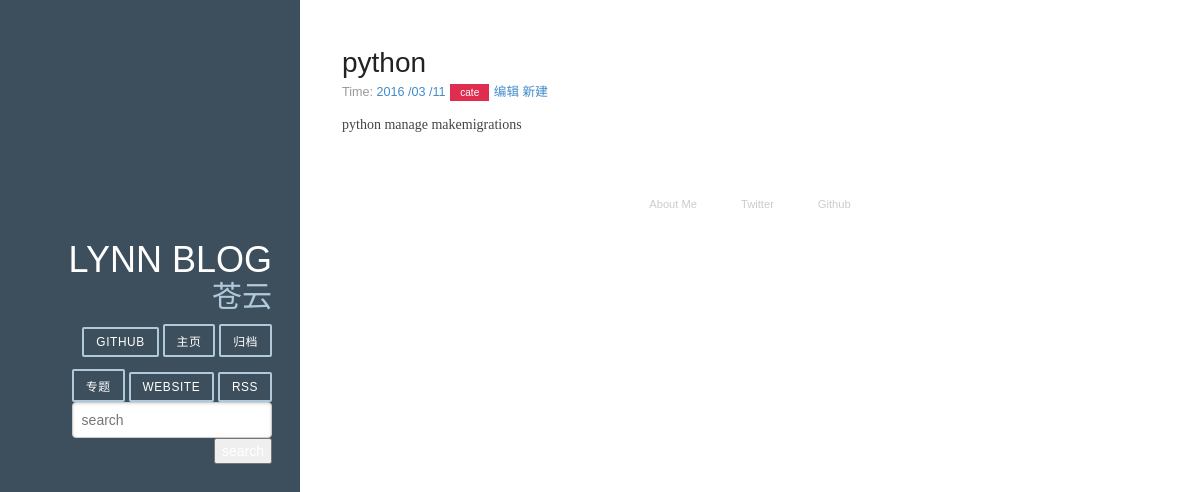
Before: /4/ with the older database file.
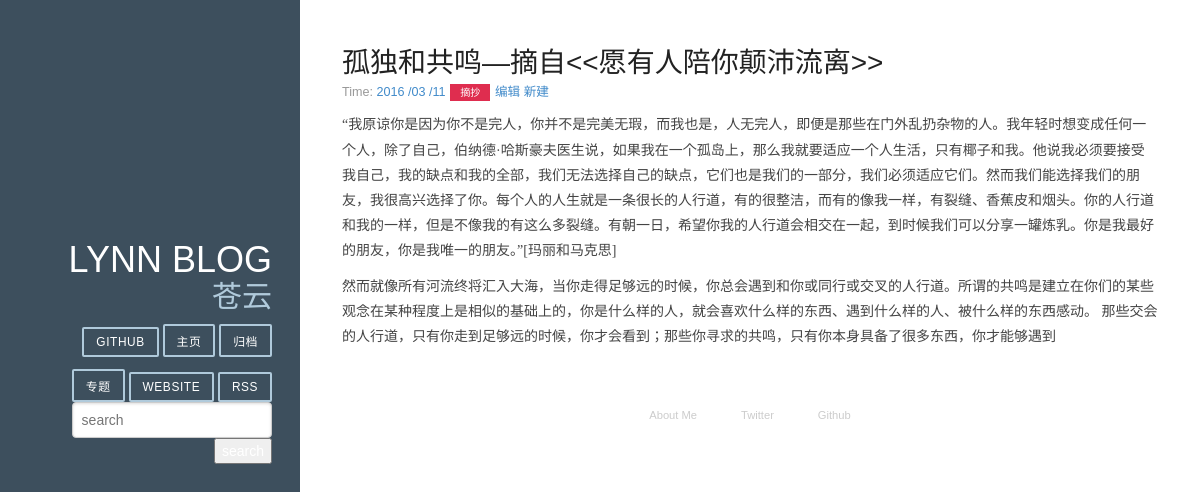
After: the same page with the newer database file.
### article/models.py (models this page shows, shortened)
class Article(models.Model):
    TAGS = (('F', 'Feeling'), ('W', 'Working'), ('E', 'Entertainment'))
    title = models.CharField(max_length=100)  # 博客题目
    tag = models.CharField(choices=TAGS, max_length=50, blank=True)
    category = models.CharField(max_length=50, blank=True)  # 博客标签
    date_time = models.DateTimeField(auto_now_add=True)  # 博客日期
    content = models.TextField(blank=True, null=True)  # 博客文字正文
    class Meta:
        ordering = ['-date_time']

### article/views.py (the view)
# urls.py: url(r'^(?P<pk>\d+)/$', ArticleDetailView.as_view(), name='detail'),
class ArticleDetailView(DetailView):
    model = Article
    template_name = "post.html"

### article/templatetags/custom_markdown.py (called while the page is built)
@register.filter(is_safe=True)  #
@stringfilter  #
def custom_markdown(value):
    return mark_safe(markdown.markdown(value,
    	extensions=['markdown.extensions.fenced_code', 'markdown.extensions.codehilite'],
                                       safe_mode=True,
                                       enable_attributes=False))

### templates/post.html (shortened to what this page needs)
{% extends "base.html" %}
{% load static from staticfiles %}
{% load custom_markdown %}
{% block content %}
<div class="posts">
        <section class="post">
            <header class="post-header">
                <h2 class="post-title">{{ object.title }}</h2>
                    <p class="post-meta">
                        Time:  <a class="post-author" href="#">{{ object.date_time|date:"Y /m /d"}}</a>
                        <a class="post-category post-category-js" href="#">{{ object.category }}</a>
                        <a href="{% url "update" pk=object.id %}">编辑</a>
                        <a href="{% url "create" %}">新建</a>
                    </p>
            </header>
                <div class="post-description">
                    <p>
                        {{ object.content | custom_markdown}}
                    </p>
                </div>
        </section>
</div>
{% endblock %}

Changed rows visible on the page:
changed Article: title "python" → "孤独和共鸣—摘自<<愿有人陪你颠沛流离>>"; category "cate" → "摘抄"; content|custom_markdown "python manage makemigrations" → "“我原谅你是因为你不是完人，你并不是完美无瑕，而我也是，人无完人，即便是那些在门外乱扔杂物的人。我年轻时想变成任何一个人，除了自己，伯纳德·哈斯豪夫医生说，如果我在一个孤岛上，那么我就要适应一个人生活，只有椰子和我。他说我必须要接受我自己，我的缺点和我的全部，我们无法选择自己的缺点，它们也是我们的一部分，我们必须适应它们。然而我们能选择我们的朋友，我很高兴选择了你。每个人的人生就是一条很长的人行道，有的很整洁，而有的像我一样，有裂缝、香蕉皮和烟头。你的人行道和我的一样，但是不像我的有这么多裂缝。有朝一日，希望你我的人行道会相交在一起，到时候我们可以分享一罐炼乳。你是我最好的朋友，你是我唯一的朋友。”[玛丽和马克思] 然而就像所有河流终将汇入大海，当你走得足够远的时候，你总会遇到和你或同行或交叉的人行道。所谓的共鸣是建立在你们的某些观念在某种程度上是相似的基础上的，你是什么样的人，就会喜欢什么样的东西、遇到什么样的人、被什么样的东西感动。 那些交会的人行道，只有你走到足够远的时候，你才会看到；那些你寻求的共鸣，只有你本身具备了很多东西，你才能够遇到"
